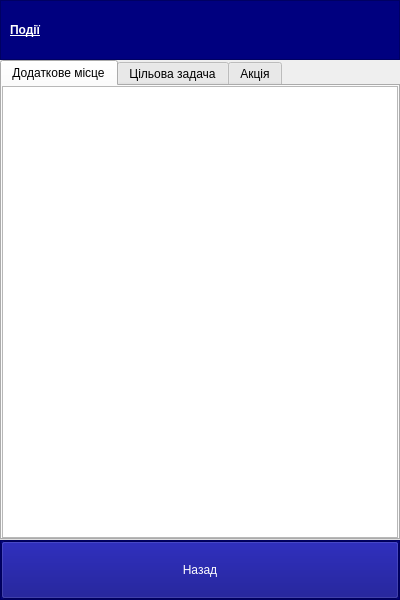
<?xml version="1.0" encoding="UTF-8"?>
<ui version="4.0">
 <class>Events</class>
 <widget class="QWidget" name="Events">
  <property name="geometry">
   <rect>
    <x>0</x>
    <y>0</y>
    <width>400</width>
    <height>600</height>
   </rect>
  </property>
  <property name="windowTitle">
   <string>Form</string>
  </property>
  <layout class="QVBoxLayout" name="verticalLayout">
   <property name="spacing">
    <number>0</number>
   </property>
   <property name="leftMargin">
    <number>0</number>
   </property>
   <property name="topMargin">
    <number>0</number>
   </property>
   <property name="rightMargin">
    <number>0</number>
   </property>
   <property name="bottomMargin">
    <number>0</number>
   </property>
   <item>
    <widget class="QFrame" name="top_frame">
     <property name="sizePolicy">
      <sizepolicy hsizetype="Preferred" vsizetype="Preferred">
       <horstretch>0</horstretch>
       <verstretch>10</verstretch>
      </sizepolicy>
     </property>
     <property name="styleSheet">
      <string notr="true">background-color: rgb(0, 0, 127);</string>
     </property>
     <property name="frameShape">
      <enum>QFrame::StyledPanel</enum>
     </property>
     <property name="frameShadow">
      <enum>QFrame::Raised</enum>
     </property>
     <layout class="QHBoxLayout" name="horizontalLayout">
      <item>
       <widget class="QLabel" name="label">
        <property name="font">
         <font>
          <weight>75</weight>
          <bold>true</bold>
          <underline>true</underline>
         </font>
        </property>
        <property name="styleSheet">
         <string notr="true">color: rgb(255, 255, 255);</string>
        </property>
        <property name="text">
         <string>Події</string>
        </property>
       </widget>
      </item>
     </layout>
    </widget>
   </item>
   <item>
    <widget class="QTabWidget" name="tabWidget">
     <property name="sizePolicy">
      <sizepolicy hsizetype="Expanding" vsizetype="Expanding">
       <horstretch>0</horstretch>
       <verstretch>80</verstretch>
      </sizepolicy>
     </property>
     <property name="currentIndex">
      <number>0</number>
     </property>
     <widget class="QWidget" name="tab">
      <attribute name="title">
       <string>Додаткове місце</string>
      </attribute>
      <layout class="QVBoxLayout" name="verticalLayout_2">
       <property name="spacing">
        <number>0</number>
       </property>
       <property name="leftMargin">
        <number>0</number>
       </property>
       <property name="topMargin">
        <number>0</number>
       </property>
       <property name="rightMargin">
        <number>0</number>
       </property>
       <property name="bottomMargin">
        <number>0</number>
       </property>
       <item>
        <widget class="QListWidget" name="ev_spaceList">
         <property name="sizePolicy">
          <sizepolicy hsizetype="Expanding" vsizetype="Expanding">
           <horstretch>0</horstretch>
           <verstretch>80</verstretch>
          </sizepolicy>
         </property>
        </widget>
       </item>
      </layout>
     </widget>
     <widget class="QWidget" name="tab_2">
      <attribute name="title">
       <string>Цільова задача</string>
      </attribute>
      <layout class="QVBoxLayout" name="verticalLayout_3">
       <property name="spacing">
        <number>0</number>
       </property>
       <property name="leftMargin">
        <number>0</number>
       </property>
       <property name="topMargin">
        <number>0</number>
       </property>
       <property name="rightMargin">
        <number>0</number>
       </property>
       <property name="bottomMargin">
        <number>0</number>
       </property>
       <item>
        <widget class="QListWidget" name="ev_target_taskList"/>
       </item>
      </layout>
     </widget>
     <widget class="QWidget" name="tab_3">
      <attribute name="title">
       <string>Акція</string>
      </attribute>
      <layout class="QVBoxLayout" name="verticalLayout_4">
       <property name="spacing">
        <number>0</number>
       </property>
       <property name="leftMargin">
        <number>0</number>
       </property>
       <property name="topMargin">
        <number>0</number>
       </property>
       <property name="rightMargin">
        <number>0</number>
       </property>
       <property name="bottomMargin">
        <number>0</number>
       </property>
       <item>
        <widget class="QListWidget" name="ev_actionList"/>
       </item>
      </layout>
     </widget>
    </widget>
   </item>
   <item>
    <widget class="QFrame" name="bottom_frame">
     <property name="sizePolicy">
      <sizepolicy hsizetype="Preferred" vsizetype="Preferred">
       <horstretch>0</horstretch>
       <verstretch>10</verstretch>
      </sizepolicy>
     </property>
     <property name="styleSheet">
      <string notr="true">background-color: rgb(0, 0, 127);
color: rgb(255, 255, 255);</string>
     </property>
     <property name="frameShape">
      <enum>QFrame::StyledPanel</enum>
     </property>
     <property name="frameShadow">
      <enum>QFrame::Raised</enum>
     </property>
     <layout class="QVBoxLayout" name="verticalLayout_5">
      <property name="spacing">
       <number>0</number>
      </property>
      <property name="leftMargin">
       <number>0</number>
      </property>
      <property name="topMargin">
       <number>0</number>
      </property>
      <property name="rightMargin">
       <number>0</number>
      </property>
      <property name="bottomMargin">
       <number>0</number>
      </property>
      <item>
       <widget class="QToolButton" name="backButton">
        <property name="sizePolicy">
         <sizepolicy hsizetype="Preferred" vsizetype="Preferred">
          <horstretch>0</horstretch>
          <verstretch>0</verstretch>
         </sizepolicy>
        </property>
        <property name="text">
         <string>Назад</string>
        </property>
       </widget>
      </item>
     </layout>
    </widget>
   </item>
  </layout>
 </widget>
 <resources/>
 <connections/>
</ui>
